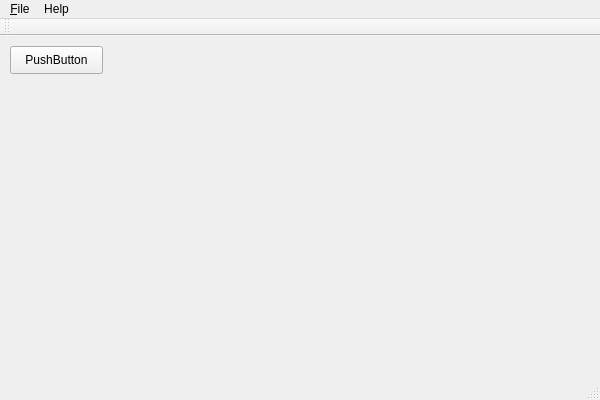
<?xml version="1.0" encoding="UTF-8"?>
<ui version="4.0">
 <class>Qt5HelloWorldClass</class>
 <widget class="QMainWindow" name="Qt5HelloWorldClass">
  <property name="geometry">
   <rect>
    <x>0</x>
    <y>0</y>
    <width>600</width>
    <height>400</height>
   </rect>
  </property>
  <property name="windowTitle">
   <string>Qt5HelloWorld</string>
  </property>
  <widget class="QWidget" name="centralWidget">
   <widget class="QPushButton" name="pushButton">
    <property name="geometry">
     <rect>
      <x>10</x>
      <y>10</y>
      <width>93</width>
      <height>28</height>
     </rect>
    </property>
    <property name="text">
     <string>PushButton</string>
    </property>
   </widget>
  </widget>
  <widget class="QMenuBar" name="menuBar">
   <property name="geometry">
    <rect>
     <x>0</x>
     <y>0</y>
     <width>600</width>
     <height>26</height>
    </rect>
   </property>
   <widget class="QMenu" name="menu_File">
    <property name="title">
     <string>&amp;File</string>
    </property>
    <addaction name="actionE_xit"/>
   </widget>
   <widget class="QMenu" name="menuHelp">
    <property name="title">
     <string>Help</string>
    </property>
    <addaction name="actionAbout"/>
   </widget>
   <addaction name="menu_File"/>
   <addaction name="menuHelp"/>
  </widget>
  <widget class="QToolBar" name="mainToolBar">
   <attribute name="toolBarArea">
    <enum>TopToolBarArea</enum>
   </attribute>
   <attribute name="toolBarBreak">
    <bool>false</bool>
   </attribute>
  </widget>
  <widget class="QStatusBar" name="statusBar"/>
  <action name="actionE_xit">
   <property name="text">
    <string>E&amp;xit</string>
   </property>
  </action>
  <action name="actionAbout">
   <property name="text">
    <string>About</string>
   </property>
  </action>
 </widget>
 <layoutdefault spacing="6" margin="11"/>
 <resources>
  <include location="qt5helloworld.qrc"/>
 </resources>
 <connections>
  <connection>
   <sender>actionE_xit</sender>
   <signal>triggered()</signal>
   <receiver>Qt5HelloWorldClass</receiver>
   <slot>close()</slot>
   <hints>
    <hint type="sourcelabel">
     <x>-1</x>
     <y>-1</y>
    </hint>
    <hint type="destinationlabel">
     <x>299</x>
     <y>199</y>
    </hint>
   </hints>
  </connection>
 </connections>
</ui>
